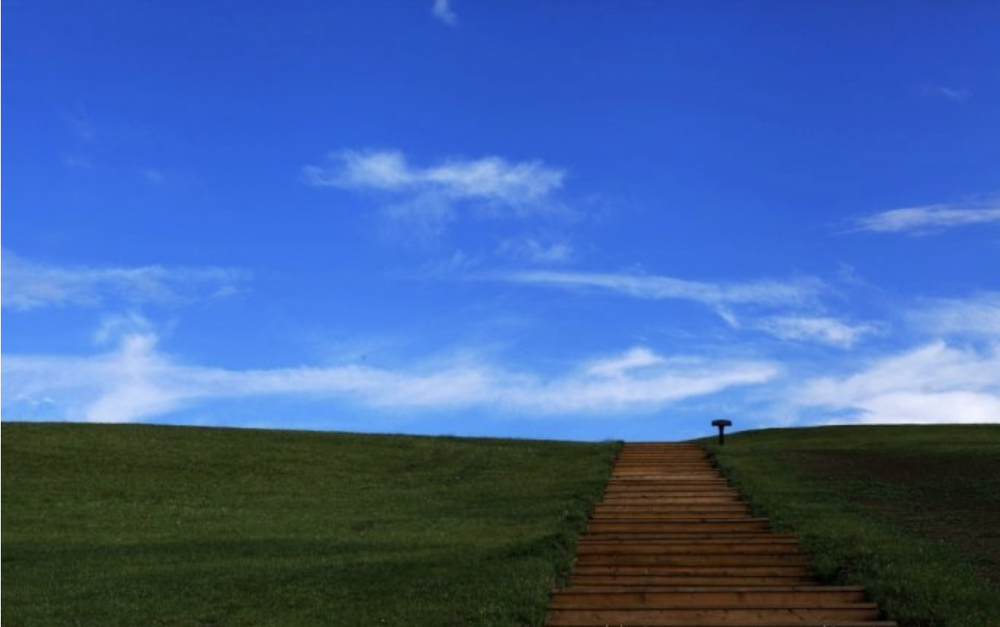
#> input picture tutorial_024/sky.png, 1000 x 627 px, shrunk from 1240 x 778 before the run
$ python tutorial_024.py
#> lines starting #> are read from the running program, lines starting #| are printed output that depends on the picture
#> further down, img is the input picture: shape (627, 1000, 3); mean B, G, R 158.3, 98.4, 65.4
import cv2
import random
import numpy as np
from matplotlib import pyplot as plt


# 图像添加高斯噪声和椒盐噪声

def sp_noise(image, prob):
    '''
    添加椒盐噪声
    prob:噪声比例
    '''
#> called with prob = 0.02
    output = np.zeros(image.shape, np.uint8)
    thres = 1 - prob
    for i in range(image.shape[0]):
        for j in range(image.shape[1]):
            rdn = random.random()
            if rdn < prob:
                output[i][j] = 0
            elif rdn > thres:
                output[i][j] = 255
            else:
                output[i][j] = image[i][j]
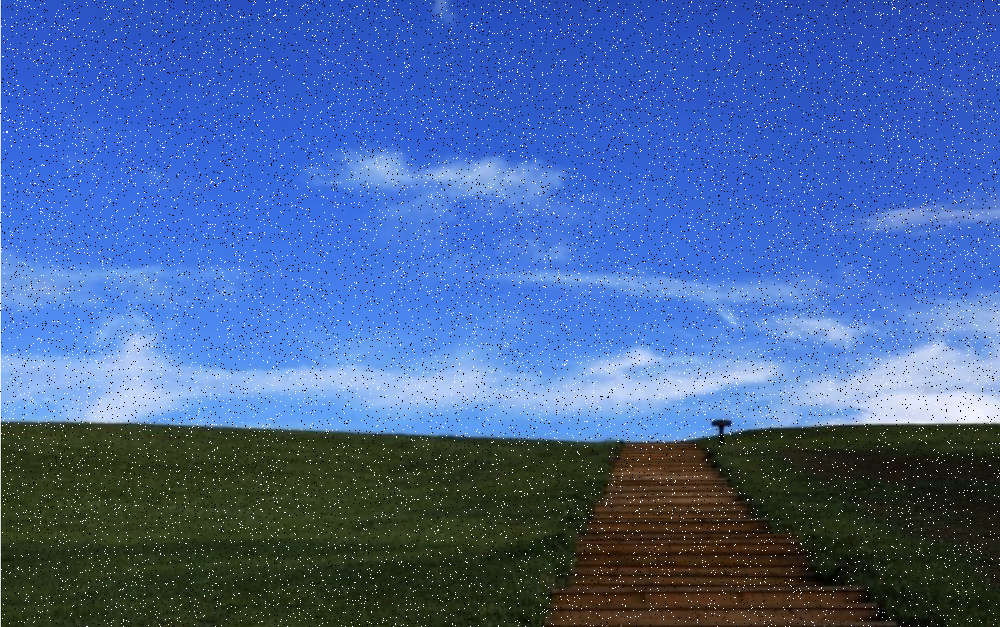
#> output: shape (627, 1000, 3); mean B, G, R 157, 99.5, 67.9
    return output


def gaussian_noise(image, mean=0, var=0.001):
    '''
        添加高斯噪声
        mean : 均值
        var : 方差
    '''
#> called with mean = 0, var = 0.001
    image = np.array(image/255, dtype=float)
    noise = np.random.normal(mean, var ** 0.5, image.shape)
    out = image + noise
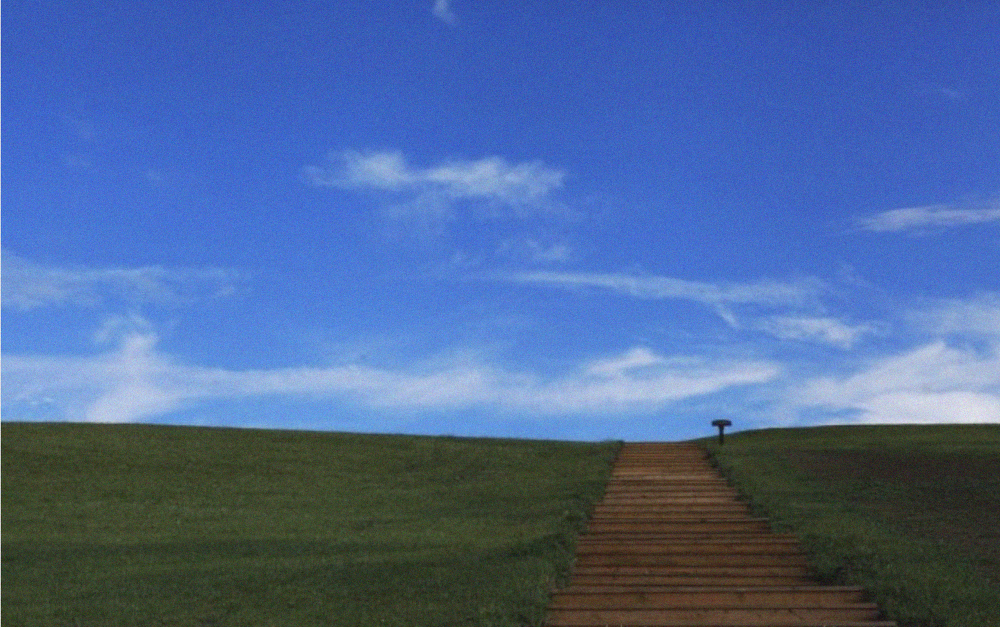
#> out: shape (627, 1000, 3) float64; mean of channels 0, 1, 2 0.621, 0.386, 0.257; drawn with min black and max white
    if out.min() < 0:
        low_clip = -1.
    else:
        low_clip = 0.
    out = np.clip(out, low_clip, 1.0)
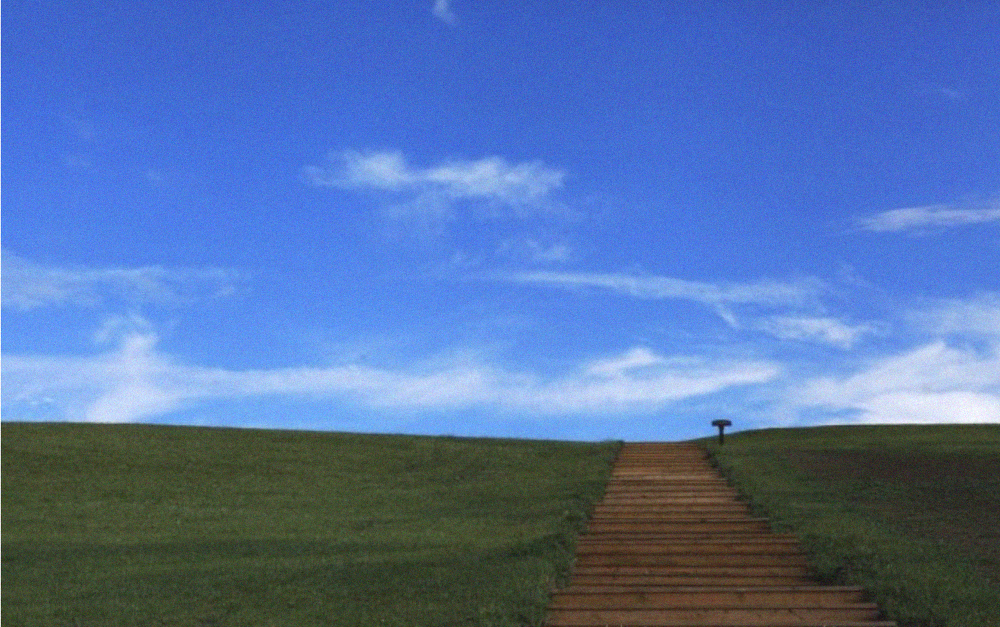
#> out: shape (627, 1000, 3) float64; mean of channels 0, 1, 2 0.62, 0.386, 0.257; drawn with min black and max white
    out = np.uint8(out*255)
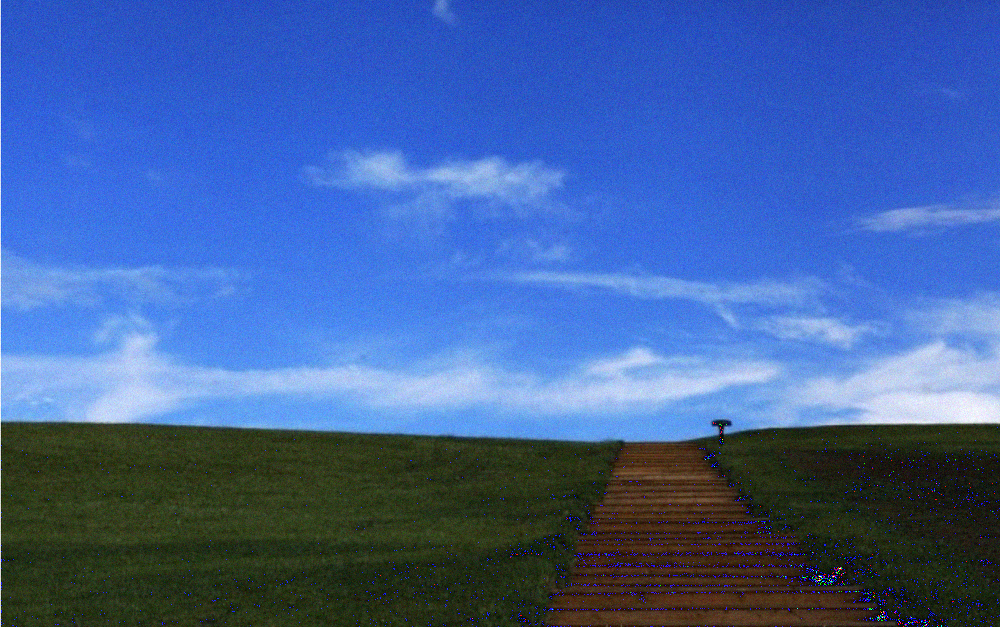
#> out: shape (627, 1000, 3); mean of channels 0, 1, 2 159.1, 98, 65; drawn as B, G, R
    return out


img = cv2.imread('sky.png')

sp = sp_noise(img, 0.02)
cv2.imwrite('sky_sp_noise.png', sp)
cv2.imshow('sp', sp)

gauss = gaussian_noise(img)
cv2.imwrite('sky_gauss_noise.png', gauss)
cv2.imshow('guass', gauss)

cv2.waitKey(0)
cv2.destroyAllWindows()
